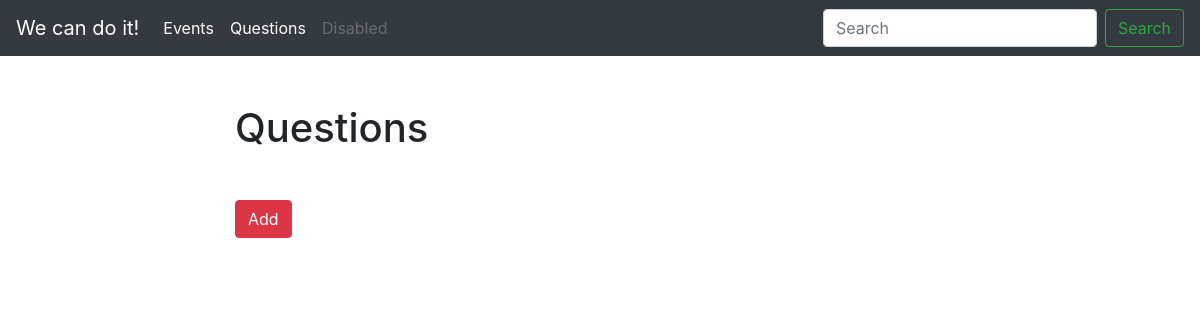
The app's page /blog/intro, older data.
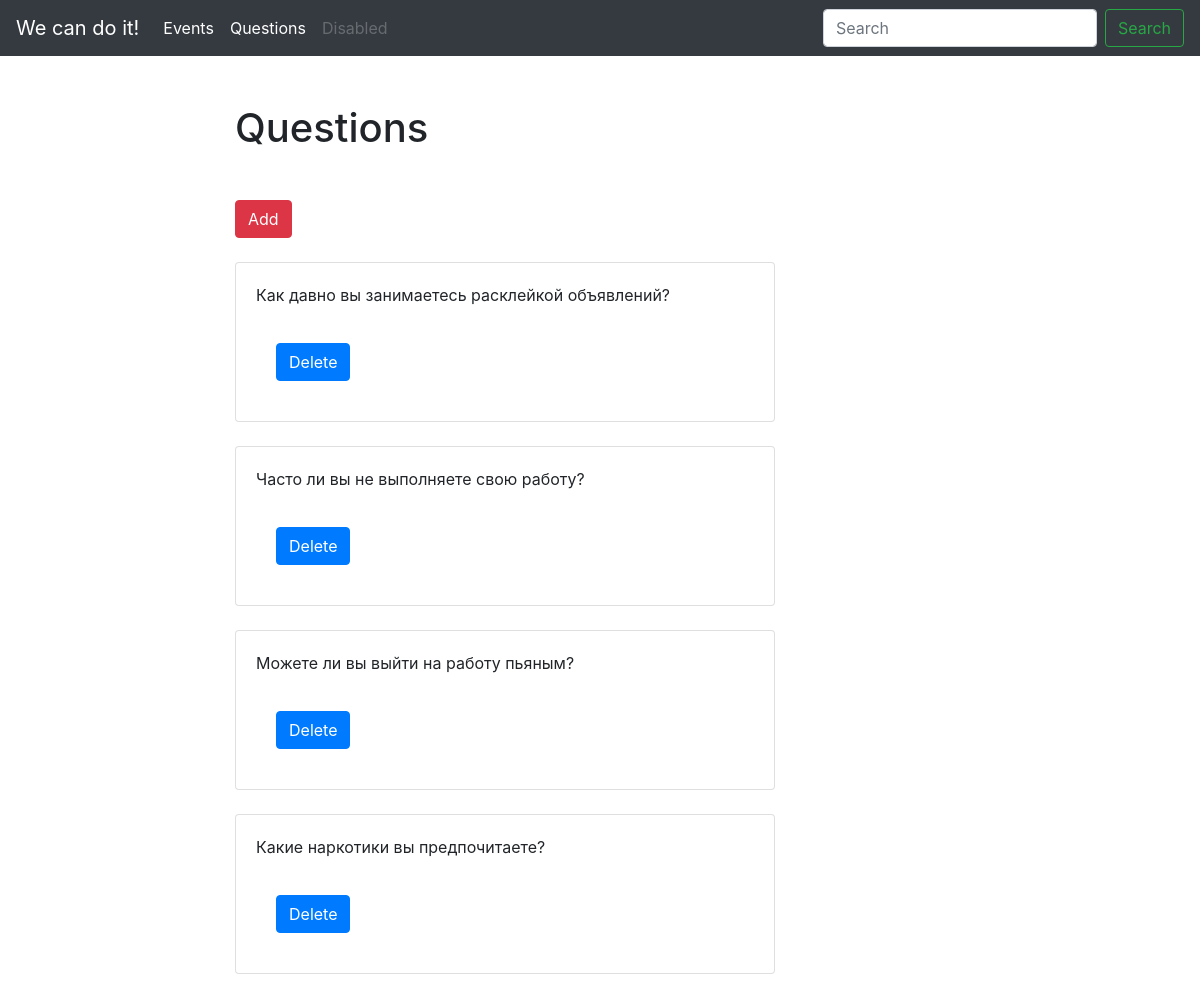
The same page, newer data.
### blog/models.py (models this page shows, shortened)
class IntroQuestion(models.Model):
	text = models.CharField(max_length=200)

### blog/views.py (the view)
# urls.py: path('intro', intro_question_list, name='intro_question_list_url'),
def intro_question_list(request):
	questions = IntroQuestion.objects.all()
	return render(request, 'blog/question_list.html', context={'questions': questions})

### blog/templates/blog/question_list.html (shortened to what this page needs)
	{% extends 'blog/base_blog.html' %}
	{% block content %}
	<h1 class="mb-5">Questions</h1>
	<a type="button" href="{% url 'intro_page' %}" class="btn btn-danger mb-4">Add</a>
	{% for question in questions %}
	<form action="{% url 'intro_delete' %}" method="post">{% csrf_token %}
		<div class="card mb-4">
			<div class="card-body">
				<p class="card-text">{{ question.text }}</p>
				<div class="card-body">
					<button type="submit" class="btn btn-primary">Delete</button>
				</div>
			</div>
		</div>
	</form>
		{% endfor %}
	{% endblock %}

### blog/templates/blog/base_blog.html
{% extends 'base.html'%}

### templates/base.html (shortened to what this page needs)
<!DOCTYPE html>
<html>
<head>
	<link rel="stylesheet" href="https://stackpath.bootstrapcdn.com/bootstrap/4.1.3/css/bootstrap.min.css">
</head>
<body>
	<nav class="navbar navbar-expand-lg navbar-dark bg-dark" style="background-color: #e3f2fd;">
	<a class="navbar-brand" href="#">We can do it!</a>
	<div class="collapse navbar-collapse" id="navbarTogglerDemo03">
	<ul class="navbar-nav mr-auto mt-2 mt-lg-0">
		<li class="nav-item active">
		<a class="nav-link" href="{% url 'event_list_url' %}"> Events </a>
		</li>
		<li class="nav-item active">
		<a class="nav-link" href="{% url 'intro_question_list_url' %}"> Questions </a>
		</li>
		<li class="nav-item">
		<a class="nav-link disabled" href="#">Disabled</a>
		</li>
	</ul>
	<form class="form-inline my-2 my-lg-0">
		<input class="form-control mr-sm-2" type="search" placeholder="Search" aria-label="Search">
		<button class="btn btn-outline-success my-2 my-sm-0" type="submit">Search</button>
	</form>
	</div>
</nav>
	<div class="container mt-5">
		<div class="row">
			<div class="col-6 offset-md-2">
				{% block content %}{% endblock %}
			</div>
		</div>
	</div>
</body>
</html>

### templates/base.html (style rules this page uses)
article, aside, details, figcaption, figure, footer,header, hgroup, menu, nav, section { display: block; }

Row changes from the older to the newer data that the page shows:
added IntroQuestion: text "Как давно вы занимаетесь расклейкой объявлений?"
added IntroQuestion: text "Часто ли вы не выполняете свою работу?"
added IntroQuestion: text "Можете ли вы выйти на работу пьяным?"
added IntroQuestion: text "Какие наркотики вы предпочитаете?"
